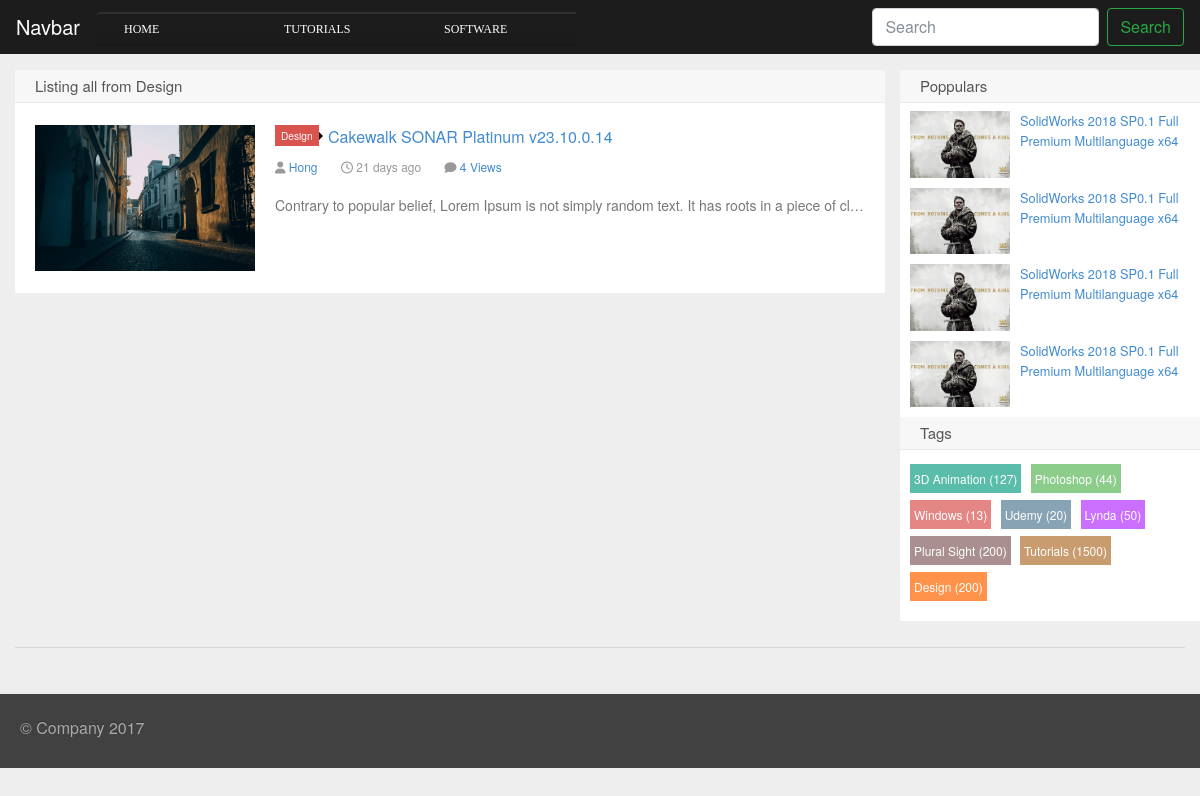
/category.php?id=1&name=Design, run on the app's committed database.
### tables this page shows
CREATE TABLE `categories` (
  `cat_id` int(20) NOT NULL AUTO_INCREMENT,
  `cat_name` varchar(255) NOT NULL,
  PRIMARY KEY (`cat_id`)
);

CREATE TABLE `posts` (
  `post_id` int(20) NOT NULL AUTO_INCREMENT,
  `sub_cat_id` int(20) NOT NULL,
  `user_id` int(20) NOT NULL,
  `post_title` varchar(255) NOT NULL,
  `post_image` varchar(255) NOT NULL,
  `post_date` date NOT NULL,
  `post_view` int(255) DEFAULT NULL,
  `post_desc` text NOT NULL,
  `post_tage` varchar(255) NOT NULL,
  `post_status` varchar(255) DEFAULT NULL,
  `post_suggestion` tinyint(4) DEFAULT NULL,
  `down_link` varchar(255) DEFAULT NULL,
  PRIMARY KEY (`post_id`),
  KEY `FK_subcat` (`sub_cat_id`),
  KEY `FK_user` (`user_id`),
  CONSTRAINT `FK_subcat` FOREIGN KEY (`sub_cat_id`) REFERENCES `sub_categories` (`sub_cat_id`) ON DELETE CASCADE ON UPDATE CASCADE,
  CONSTRAINT `FK_user` FOREIGN KEY (`user_id`) REFERENCES `users` (`user_id`) ON DELETE CASCADE ON UPDATE CASCADE
);

CREATE TABLE `sub_categories` (
  `sub_cat_id` int(20) NOT NULL AUTO_INCREMENT,
  `cat_id` int(20) NOT NULL,
  `sub_cat_name` varchar(255) NOT NULL,
  PRIMARY KEY (`sub_cat_id`),
  KEY `RK_Cat` (`cat_id`),
  CONSTRAINT `RK_Cat` FOREIGN KEY (`cat_id`) REFERENCES `categories` (`cat_id`) ON UPDATE CASCADE
);

CREATE TABLE `users` (
  `user_id` int(20) NOT NULL AUTO_INCREMENT,
  `user_name` varchar(255) NOT NULL,
  `name` varchar(255) NOT NULL,
  `user_email` varchar(255) NOT NULL,
  `user_role` varchar(255) NOT NULL,
  `user_password` varchar(255) NOT NULL,
  PRIMARY KEY (`user_id`)
);

### category.php (the view, shortened to what this page needs)
<?php include "includes/header.php" ?>
  <body>
  <?php include "includes/navigation.php" ?>
    <main role="main" class="container">
      <div class=" row row-offcanvas row-offcanvas-right">
        <div class="col-12 col-md-9">
            <h2 class="title">Listing all from
                <?php
                    echo $_GET['name'];
                ?>
            </h2>
          <?php
          $id = $_GET['id'];
          $prepare_statement = $connection->prepare("SELECT * FROM posts WHERE sub_cat_id = ? ORDER BY post_id DESC");
          $prepare_statement->bind_param("s",$id);
          $prepare_statement->execute();
          $select_post = $prepare_statement->get_result();
          while($row_post = mysqli_fetch_array($select_post)) {
            $sub_cat_id = $row_post['1'];
            $user_id = $row_post['2'];
            $post_title = $row_post['3'];
            $post_image = $row_post['4'];
            $post_date = $row_post['5'];
            $post_view = $row_post['6'];
            $post_desc = $row_post['7'];
            ?>
            <article class="excerpt">
              <div class="focus"><a href="#" class="thumbnail">
                  <img src="img/<?= $post_image; ?>" alt="<?= $post_title; ?>"/></a></div>
              <header>
                <a class="label label-important" href="#">
                  <?php
                  $query_sub_cat = "SELECT * FROM sub_categories WHERE sub_cat_id=$sub_cat_id";
                  $select_sub_cat=mysqli_query($connection,$query_sub_cat);
                  while($row_sub_cat = mysqli_fetch_array($select_sub_cat)) {
                    echo $sub_cat_name = $row_sub_cat['sub_cat_name'];
                  }
                  ?>
                  <i class="label-arrow"></i>
                </a>
                <h2><a href="#" title="<?= $post_title; ?>"><?= $post_title; ?></a></h2>
              </header>
              <p>
                <span class="muted"><i class="fa fa-user icon12"></i>
                  <a href="#">
                    <?php
                      $query_user = "SELECT * FROM users WHERE user_id=$user_id";
                      $select_user=mysqli_query($connection,$query_user);
                      while($row_user = mysqli_fetch_array($select_user)) {
                        echo $name = $row_user['name'];
                      }
                    ?>
                  </a>
                </span>
                <span class="muted"><i class="fa fa-clock-o icon12"></i>
                  <?php
                  $now = date('Y-m-d');
                  if(date_create($post_date)==date_create($now)){
                    echo "Today";
                  }else{
                    $diff=date_diff(date_create($post_date),date_create($now));
                    echo $diff->format("%a days ago");
                  }
                  ?>
                </span>
                <span class="muted"><i class="fa fa-comment icon12"></i>
                  <a href="#"><?= $post_view; ?>&nbsp;Views</a>
                </span>
              </p>
              <p class="note no-break-out">
                <?php
                  if(strlen($post_desc)<=200){
                    echo $post_desc;
                  }else{
                    $shorten= substr($post_desc,0,200). '... ';
                    echo $shorten;
                  }
              ?></p>
            </article>
            <?php
          }
          ?>
        </div>
<?php include "includes/leftbar.php" ?>
      </div>
      <hr>
    </main>
    <?php include "includes/footer.php" ?>
  </body>
</html>

### includes/navigation.php (shortened to what this page needs)
<nav class="navbar navbar-expand-md fixed-top navbar-dark bg-dark">
    <a class="navbar-brand" href="index.php">Navbar</a>
    <div class="collapse navbar-collapse" id="navbarsExampleDefault">
        <ul class="menu mr-auto">
            <li class="nav-item active">
                <a class="nav-link" href="index.php">Home <span class="sr-only">(current)</span></a>
            </li>
            <?php
            $query = " SELECT * FROM categories";
            $select_all_category = mysqli_query($connection,$query);
            while ($row = mysqli_fetch_assoc($select_all_category)){
            $cat_name = $row['cat_name'];
            ?>
            <li><a href="#"><?php echo $cat_name ?></a>
              </li>
              <?php } ?>
        </ul>
        <form action="search.php" method="post" class="form-inline my-2 my-lg-0">
            <input name="search" class="form-control mr-sm-2" type="text" placeholder="Search" aria-label="Search">
            <button name="submit" class="btn btn-outline-success my-2 my-sm-0" type="submit">Search</button>
        </form>
    </div>
</nav>

### css/style.css (style rules this page uses)
body { margin: 0; font-family: "Microsoft Yahei","Helvetica Neue",Helvetica,Arial,sans-serif; line-height: 20px; color: #555555; background-color: #eeeeee; overflow-x: hidden; }
.navbar { background-color: #1c1c1c important; }
li { line-height: 20px; }
li { display: list-item; text-align: -webkit-match-parent; }
ul, ol { padding: 0; margin: 0; list-style:none; }
img { max-width: 100%; width: auto\9; height: auto; vertical-align: middle; border: 0; -ms-interpolation-mode: bicubic; }
h1, h2, h3 { line-height: 35px; }
h1, h2, h3, h4, h5, h6 { margin: 5px 0; font-family: inherit; font-weight: bold; line-height: 20px; color: inherit; text-rendering: optimizelegibility; }
h2 { display: block; font-size: 1.5em; -webkit-margin-before: 0.83em; -webkit-margin-after: 0.83em; -webkit-margin-start: 0px; -webkit-margin-end: 0px; font-weight: bold; }
div { display: block; }
.title { position: relative; margin: 0; line-height: 20px; padding: 6px 20px; font-size: 15px; background-color: #F7F7F7; height: 20px; border-bottom: 1px solid #eaeaea; font-weight: normal; height: 33px; }
.header, .container, .footer { max-width: 1320px; margin: 0 auto; text-align: left; position: relative; }
article, aside, details, figcaption, figure, footer, header, hgroup, nav, section { display: block; }
.excerpt { background-color: #fff; padding: 20px 20px 20px 256px; margin-bottom: 1px; position: relative; border-left: solid 4px #fff; }
.excerpt .focus { float: left; width: 220px; margin-left: -240px; text-align: center; position: relative; overflow: hidden; display: table; }
.excerpt .focus a { display: table-cell; vertical-align: middle; width: 220px; height: 150px; }
a { color: #428BD1; text-decoration: none; }
a:-webkit-any-link { cursor: auto; text-decoration: none; }
.excerpt .focus a img { margin: 0 auto; max-width: 220px; max-height: 150px; }
.excerpt header .label { margin-right: 5px; position: relative; top: -2px; }
.excerpt:before, .excerpt:after { display: table; content: ""; line-height: 0; }
.excerpt:after { clear: both; }
.excerpt:after { display: table; content: ""; line-height: 0; }
.label, .badge { position: relative; display: inline-block; padding: 4px 6px 3px; font-size: 10.152px; line-height: 14px; color: #ffffff; vertical-align: baseline; white-space: nowrap; background-color: #999999; }
.label-important, .badge-important { background-color: #d9534f; }
.label-arrow { position: absolute; width: 0; height: 0; vertical-align: top; content: ""; }
.label-important .label-arrow, .badge-important .label-arrow { border-left-color: #d9534f; }
.label .label-arrow { top: 7px; right: -4px; border-left: 4px solid #000000; border-top: 4px solid transparent; border-bottom: 4px solid transparent; }
.excerpt h2 { display: inline; font-size: 16px; margin: 0; font-weight: normal; position: relative; top: 1px; line-height: 25px; }
p { margin: 0 0 10px; }
p { display: block; -webkit-margin-before: 0.5em; -webkit-margin-after: 1em; -webkit-margin-start: 0px; -webkit-margin-end: 0px; }
.muted { color: #999999; font-size: 12px; }
.muted { margin-right:20px }
.icon12 { margin-top: 2px; }
.excerpt .note { margin-bottom: 0; }
.excerpt .note { color: #777; font-size: 14px; line-height: 24px; }

### css/menu.css (style rules this page uses)
.menu, .menu ul { list-style: none; padding: 0; margin: 0; }
.menu { height: 30px; }
.menu li { background-color: #1c1c1c; background: -moz-linear-gradient(#1c1c1c, #1b1b1b); background: -ms-linear-gradient(#1c1c1c, #1b1b1b); background: -webkit-gradient(linear, left top, left bottom, color-stop(0%, #1c1c1c), color-stop(100%, #1b1b1b)); background: -webkit-linear-gradient(#1c1c1c, #1b1b1b); background: -o-linear-gradient(#1c1c1c, #1b1b1b); filter: progid:DXImageTransform.Microsoft.gradient(startColorstr='#1c1c1c', endColorstr='#1b1b1b'); -ms-filter: "progid:DXImageTransform.Microsoft.gradient(startColorstr='#1c1c1c', endColorstr='#1b1b1b')"; background: linear-gradient(#1c1c1c, #1b1b1b); border-bottom: 2px solid #181818; border-top: 2px solid #303030; min-width: 160px; }
.menu > li { display: block; float: left; position: relative; }
.menu > li:first-child { border-radius: 5px 0 0; }
.menu a { border-left: 3px solid rgba(0, 0, 0, 0); color: white; display: block; font-family: 'Lucida Console'; font-size: 12px; line-height: 30px; padding: 0 25px; text-decoration: none; text-transform: uppercase; }

### css/offcanvas.css (style rules this page uses)
html, body { overflow-x: hidden; }
body { padding-top: 70px; }

### category.php (style rules this page uses)
.no-break-out { overflow:hidden; white-space:nowrap; text-overflow: ellipsis; }

### data on the page
categories: cat_name "TUTORIALS"
categories: cat_name "SOFTWARE"
posts: post_image (picture), post_title "Cakewalk SONAR Platinum v23.10.0.14", post_date "21 days ago", post_view "4", post_desc "Contrary to popular belief, Lorem Ipsum is not simply random text. It has roots in a piece of cl…"
sub_categories: sub_cat_name "Design"
users: name "Hong"

### other printed values
$_GET['name'] "Design"
